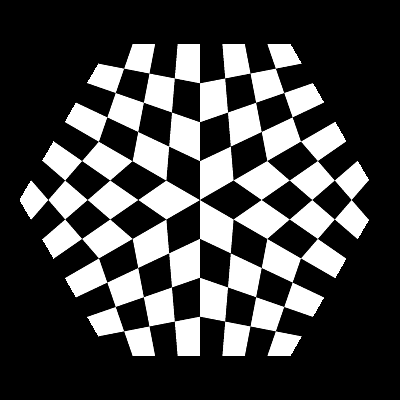
//> input picture Image/checkedPattern.png, 400 x 400 px
$ ./Corner_Tracking ../../Image/checkedPattern.png   (built with g++ and OpenCV 4)
//> lines starting //> are read from the running program, lines starting //| are printed output that depends on the picture
#include "opencv2/highgui.hpp"
#include "opencv2/imgproc.hpp"
#include <iostream>
using namespace cv;
using namespace std;
Mat src, src_gray;
int thresh = 200;
int max_thresh = 255;
const char* source_window = "Source image";
const char* corners_window = "Corners detected";
void cornerHarris_demo( int, void* );
int main( int argc, char** argv )
{
    src = imread("../../../Image/checkedPattern.png", 1);
//> src is the input picture: 400 rows x 400 cols, CV_8UC3; min 0, max 255, mean 67.4
    if ( src.empty() )
    {
        cout << "Could not open or find the image!\n" << endl;
        cout << "Usage: " << argv[0] << " <Input image>" << endl;
        return -1;
    }
    cvtColor( src, src_gray, COLOR_BGR2GRAY );
    namedWindow( source_window );
    createTrackbar( "Threshold: ", source_window, &thresh, max_thresh, cornerHarris_demo );
    imshow( source_window, src );
    cornerHarris_demo( 0, 0 );
    waitKey();
    return 0;
}
void cornerHarris_demo( int, void* )
{
    int blockSize = 2;
    int apertureSize = 3;
    double k = 0.04;
    Mat dst = Mat::zeros( src.size(), CV_32FC1 );
    cornerHarris( src_gray, dst, blockSize, apertureSize, k );
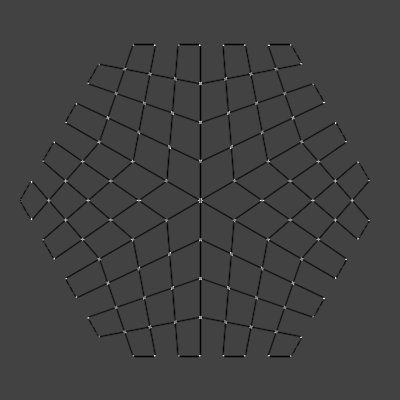
//> dst: 400 rows x 400 cols, CV_32FC1; min -0.04, max 0.113, mean -0.00111; drawn with min black and max white
    Mat dst_norm, dst_norm_scaled;
    normalize( dst, dst_norm, 0, 255, NORM_MINMAX, CV_32FC1, Mat() );
    convertScaleAbs( dst_norm, dst_norm_scaled );
    for( int i = 0; i < dst_norm.rows ; i++ )
    {
        for( int j = 0; j < dst_norm.cols; j++ )
        {
            if( (int) dst_norm.at<float>(i,j) > thresh )
            {
                circle( dst_norm_scaled, Point(j,i), 5,  Scalar(0), 2, 8, 0 );
            }
        }
    }
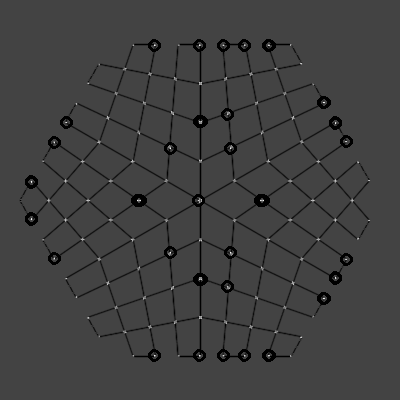
//> dst_norm_scaled: 400 rows x 400 cols, CV_8UC1; min 0, max 255, mean 63.9
    namedWindow( corners_window );
    imshow( corners_window, dst_norm_scaled );
}

$ run again, with Image/OpenCV_Chessboard.png copied over Image/checkedPattern.png
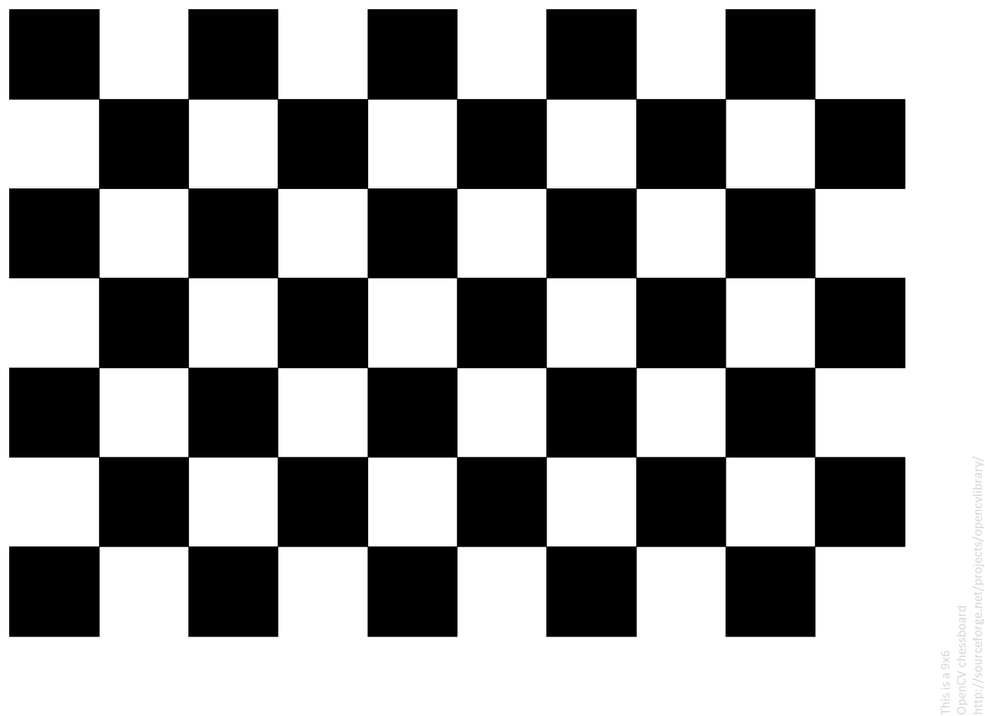
//> input picture Image/OpenCV_Chessboard.png, 985 x 716 px, shrunk from 1600 x 1163 before the run
//> src is the input picture: 716 rows x 985 cols, CV_8UC3; mean B, G, R 152.2, 152.2, 152.2
//> in cornerHarris_demo, `cornerHarris( src_gray, dst, blockSize, apertureSize, k );`:
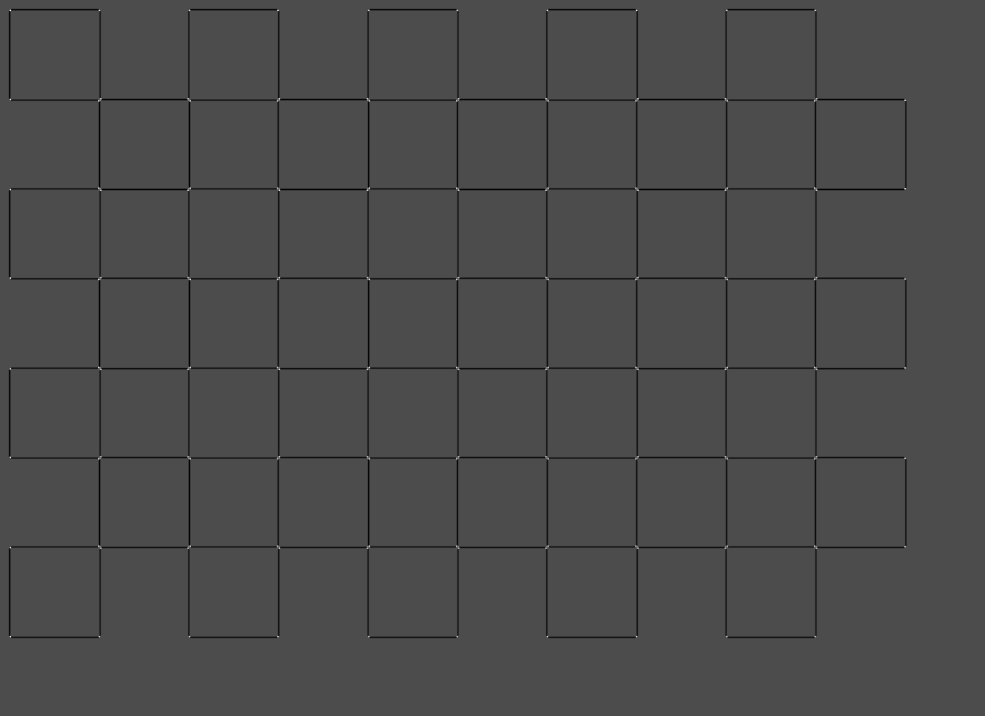
//> dst: 716 rows x 985 cols, CV_32FC1; min -0.0307, max 0.0716, mean -0.000598; drawn with min black and max white
//> after the loop in cornerHarris_demo, `for( int i = 0; i < dst_norm.rows ; i++ )`:
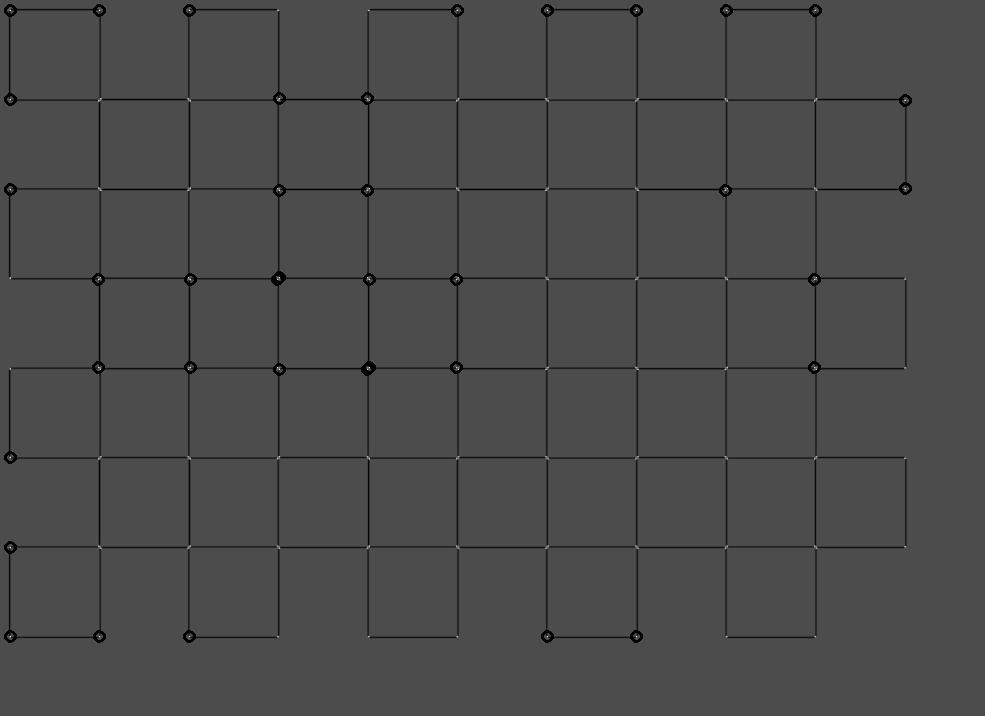
//> dst_norm_scaled: 716 rows x 985 cols, CV_8UC1; min 0, max 255, mean 74.2
